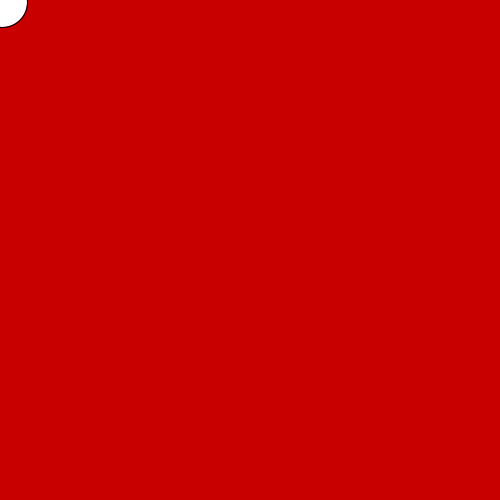
Frame 1 (no input)
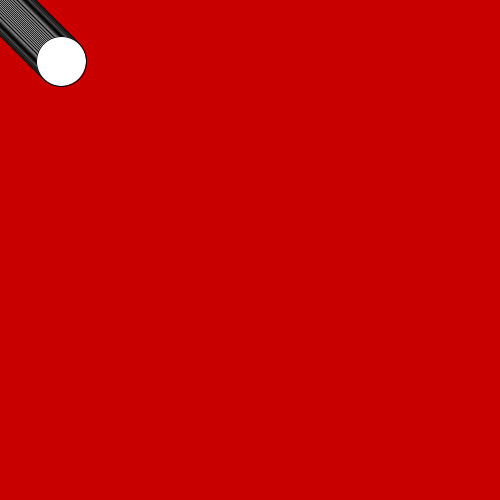
Frame 60 (the mouse pressed at the canvas centre just before this capture)
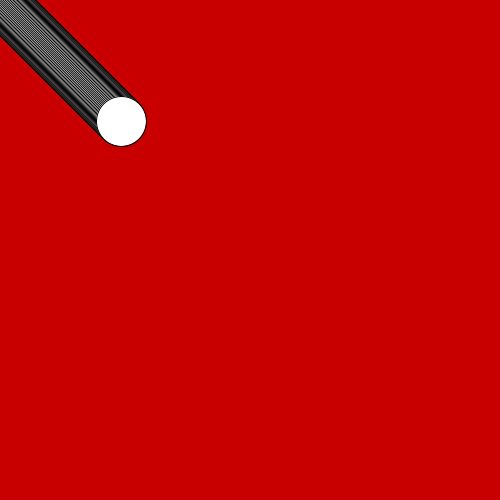
Frame 120 (the mouse held since frame 60 and released just before this capture)

The Processing sketch that drew these frames (run headless with seeded random() and noise(); from frame 60 on, the mouse is pressed at the canvas centre):

// Processing sketch: first_creature_normal
// ── first_creature_normal.pde
void setup(){

size(500,500);
background(200,0,0);
}
int x = 1;

int y = 1;




void draw(){
clear();
  x = x + 1; 
   y = y + 1;
     circle(x,y,50); 
 
}
